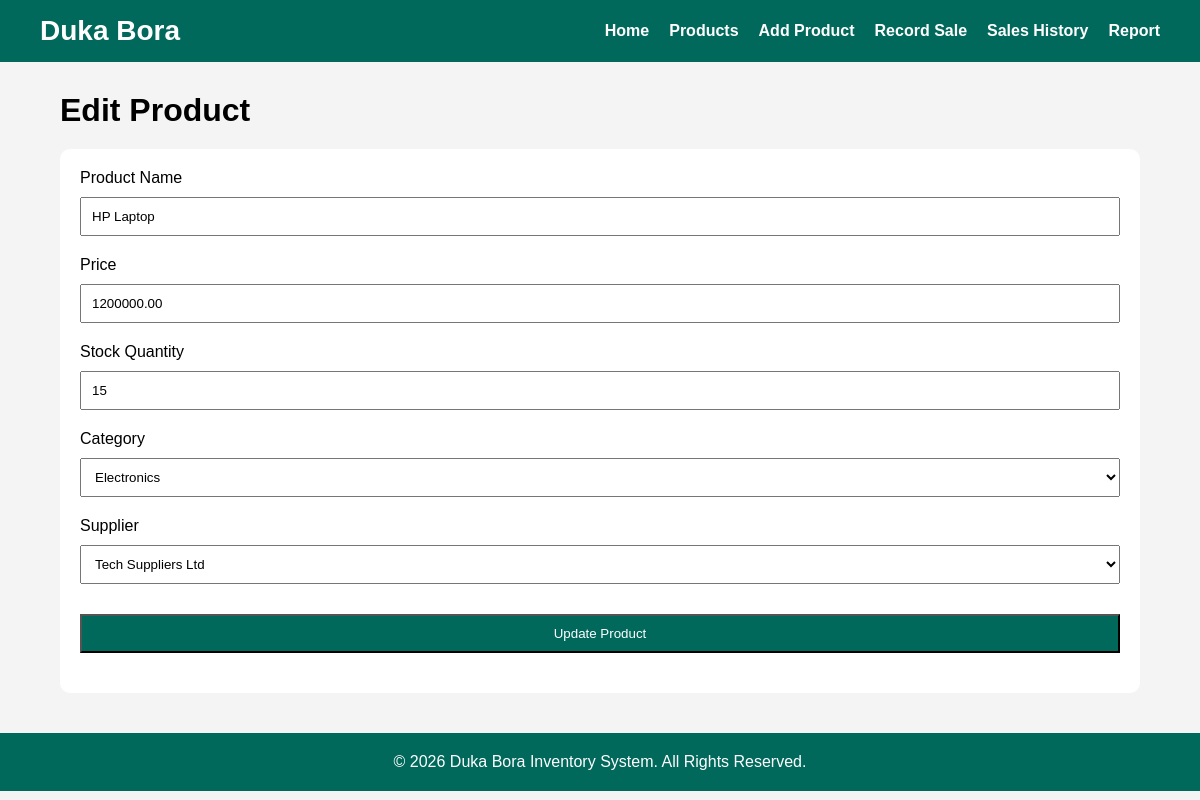
Page /edit_product.php?id=1 on the committed database.
### tables this page shows
CREATE TABLE products (
    product_id INT AUTO_INCREMENT PRIMARY KEY,
    name VARCHAR(150) NOT NULL,
    category_id INT NOT NULL,
    supplier_id INT NOT NULL,
    price DECIMAL(10,2) NOT NULL CHECK (price > 0),
    stock_qty INT NOT NULL DEFAULT 0 CHECK (stock_qty >= 0),
    created_at TIMESTAMP DEFAULT CURRENT_TIMESTAMP,

    FOREIGN KEY (category_id)
        REFERENCES categories(category_id),

    FOREIGN KEY (supplier_id)
        REFERENCES suppliers(supplier_id)
);

### edit_product.php (the view, shortened to what this page needs)
<?php
include "includes/config.php";
$id = intval($_GET['id']);
$result = mysqli_query($conn,"SELECT * FROM products WHERE product_id=$id");
$product = mysqli_fetch_assoc($result);
?>
<!DOCTYPE html>
<html>
<head>
<link rel="stylesheet" href="css/style.css">
</head>
<body>
<?php include "includes/nav.php"; ?>
<div class="container">
<h1>Edit Product</h1>
<form method="POST">
<label>Product Name</label>
<input
type="text"
name="name"
value="<?php echo htmlspecialchars($product['name']); ?>"
required>
<label>Price</label>
<input
type="number"
step="0.01"
name="price"
value="<?php echo $product['price']; ?>"
required>
<label>Stock Quantity</label>
<input
type="number"
name="stock"
value="<?php echo $product['stock_qty']; ?>"
required>
<label>Category</label>
<select name="category">
<?php
$categories=mysqli_query($conn,"SELECT * FROM categories");
while($row=mysqli_fetch_assoc($categories))
{
$selected="";
if($row['category_id']==$product['category_id'])
{
    $selected="selected";
}
echo "<option value='".$row['category_id']."' $selected>".$row['category_name']."</option>";
}
?>
</select>
<label>Supplier</label>
<select name="supplier">
<?php
$suppliers=mysqli_query($conn,"SELECT * FROM suppliers");
while($row=mysqli_fetch_assoc($suppliers))
{
$selected="";
if($row['supplier_id']==$product['supplier_id'])
{
    $selected="selected";
}
echo "<option value='".$row['supplier_id']."' $selected>".$row['supplier_name']."</option>";
}
?>
</select>
<input
type="submit"
name="update"
value="Update Product">
</form>
</div>
<?php include "includes/footer.php"; ?>
</body>
</html>

### css/style.css (style rules this page uses)
* { margin:0; padding:0; box-sizing:border-box; font-family:Arial, Helvetica, sans-serif; }
body { background:#f4f4f4; }
.container { width:90%; margin:30px auto; }
form { background:white; padding:20px; border-radius:10px; margin-top:20px; }
input, select { width:100%; padding:10px; margin:10px 0 20px; }
input[type=submit] { background:#00695c; color:white; cursor:pointer; }

### rows in the picture
products: name "HP Laptop", price "1200000.00", stock "15"

### other values in the picture
form field category "Electronics"
form field supplier "Tech Suppliers Ltd"
